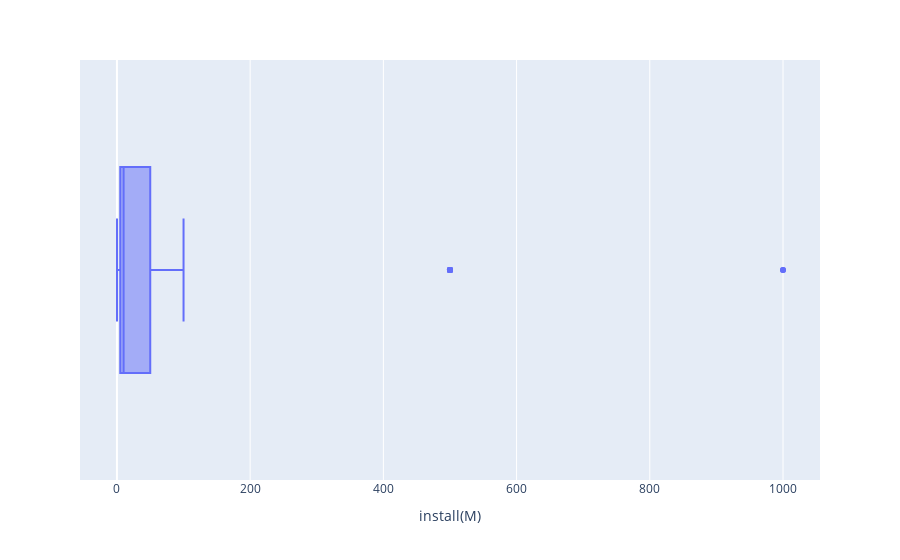

Here is the notebook cell this chart was saved with:
### Markdown cell above
We can conclude from the histogram that most of the ratings lie in the 0-500k range and this is verified by the box plot showing large number of outliers, which increases the mean and puts it away from the median.

We have a highly skewed distribution, A right skewed distribution.Hence the best apprach would be to use median value to get some insights from the distribution.

### Code cell
install_fig = px.histogram(data,x='install(M)',title='Number of games installed in Millions')
 
fig.update_layout(
  xaxis_title_text ='Installed in millions',
  yaxis_title_text = 'Count',
  bargap = 0.2
)
install_out = px.box(data,x='install(M)', hover_data=data[['title','category']])
install_out.update_traces(quartilemethod='inclusive')

### Figure 1 — Plotly figure (JSON) as saved in the notebook; plotly's stock layout.template omitted (floating-point values rounded to 4 significant figures; data arrays with more than 128 entries replaced by an {"elided": "..."} marker saying what was removed)
{"data": [{"alignmentgroup": "True", "customdata": {"elided": "1730x2 str values"}, "hovertemplate": "install(M)=%{x}<br>title=%{customdata[0]}<br>category=%{customdata[1]}<extra></extra>", "legendgroup": "", "marker": {"color": "#636efa"}, "name": "", "notched": false, "offsetgroup": "", "orientation": "h", "quartilemethod": "inclusive", "showlegend": false, "type": "box", "x": {"elided": "1730 float values"}, "x0": " ", "xaxis": "x", "y0": " ", "yaxis": "y"}], "layout": {"boxmode": "group", "legend": {"tracegroupgap": 0}, "margin": {"t": 60}, "xaxis": {"anchor": "y", "domain": [0, 1], "title": {"text": "install(M)"}}, "yaxis": {"anchor": "x", "domain": [0, 1]}}}
